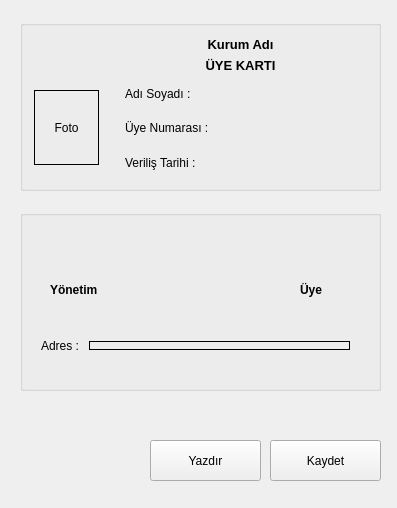
<?xml version="1.0" encoding="UTF-8"?>
<ui version="4.0">
 <class>MembershipCard</class>
 <widget class="QDialog" name="MembershipCard">
  <property name="geometry">
   <rect>
    <x>0</x>
    <y>0</y>
    <width>397</width>
    <height>508</height>
   </rect>
  </property>
  <property name="sizePolicy">
   <sizepolicy hsizetype="Fixed" vsizetype="Fixed">
    <horstretch>0</horstretch>
    <verstretch>0</verstretch>
   </sizepolicy>
  </property>
  <property name="windowTitle">
   <string>MembershipForm</string>
  </property>
  <widget class="QToolButton" name="toolButtonSavePDF">
   <property name="geometry">
    <rect>
     <x>270</x>
     <y>440</y>
     <width>111</width>
     <height>41</height>
    </rect>
   </property>
   <property name="text">
    <string>Kaydet</string>
   </property>
   <property name="icon">
    <iconset resource="../Resources/bys.qrc">
     <normaloff>:/Fotos/PDF.ico</normaloff>:/Fotos/PDF.ico</iconset>
   </property>
   <property name="iconSize">
    <size>
     <width>32</width>
     <height>32</height>
    </size>
   </property>
   <property name="toolButtonStyle">
    <enum>Qt::ToolButtonTextBesideIcon</enum>
   </property>
  </widget>
  <widget class="QToolButton" name="toolButtonPrint">
   <property name="geometry">
    <rect>
     <x>150</x>
     <y>440</y>
     <width>111</width>
     <height>41</height>
    </rect>
   </property>
   <property name="text">
    <string>Yazdır</string>
   </property>
   <property name="icon">
    <iconset resource="../Resources/bys.qrc">
     <normaloff>:/Fotos/print.ico</normaloff>:/Fotos/print.ico</iconset>
   </property>
   <property name="iconSize">
    <size>
     <width>32</width>
     <height>32</height>
    </size>
   </property>
   <property name="toolButtonStyle">
    <enum>Qt::ToolButtonTextBesideIcon</enum>
   </property>
  </widget>
  <widget class="QGroupBox" name="groupBoxCardFront">
   <property name="geometry">
    <rect>
     <x>20</x>
     <y>20</y>
     <width>361</width>
     <height>171</height>
    </rect>
   </property>
   <property name="title">
    <string/>
   </property>
   <layout class="QVBoxLayout" name="verticalLayout_3">
    <item>
     <layout class="QHBoxLayout" name="horizontalLayout_8">
      <item>
       <widget class="QLabel" name="labelOrgLogo">
        <property name="sizePolicy">
         <sizepolicy hsizetype="Fixed" vsizetype="Fixed">
          <horstretch>0</horstretch>
          <verstretch>0</verstretch>
         </sizepolicy>
        </property>
        <property name="maximumSize">
         <size>
          <width>74</width>
          <height>59</height>
         </size>
        </property>
        <property name="text">
         <string/>
        </property>
        <property name="scaledContents">
         <bool>true</bool>
        </property>
        <property name="alignment">
         <set>Qt::AlignCenter</set>
        </property>
       </widget>
      </item>
      <item>
       <layout class="QVBoxLayout" name="verticalLayout_2">
        <item>
         <widget class="QLabel" name="labelOrgName">
          <property name="font">
           <font>
            <pointsize>10</pointsize>
            <weight>75</weight>
            <bold>true</bold>
           </font>
          </property>
          <property name="text">
           <string>Kurum Adı</string>
          </property>
          <property name="alignment">
           <set>Qt::AlignCenter</set>
          </property>
          <property name="wordWrap">
           <bool>true</bool>
          </property>
         </widget>
        </item>
        <item>
         <widget class="QLabel" name="label">
          <property name="font">
           <font>
            <pointsize>10</pointsize>
            <weight>75</weight>
            <bold>true</bold>
           </font>
          </property>
          <property name="text">
           <string>ÜYE KARTI</string>
          </property>
          <property name="alignment">
           <set>Qt::AlignCenter</set>
          </property>
         </widget>
        </item>
       </layout>
      </item>
     </layout>
    </item>
    <item>
     <layout class="QHBoxLayout" name="horizontalLayout_7" stretch="2,0,4">
      <item>
       <widget class="QLabel" name="labelMemberPhoto">
        <property name="sizePolicy">
         <sizepolicy hsizetype="Fixed" vsizetype="Fixed">
          <horstretch>0</horstretch>
          <verstretch>0</verstretch>
         </sizepolicy>
        </property>
        <property name="minimumSize">
         <size>
          <width>65</width>
          <height>75</height>
         </size>
        </property>
        <property name="maximumSize">
         <size>
          <width>24</width>
          <height>75</height>
         </size>
        </property>
        <property name="frameShape">
         <enum>QFrame::Box</enum>
        </property>
        <property name="text">
         <string>Foto</string>
        </property>
        <property name="scaledContents">
         <bool>true</bool>
        </property>
        <property name="alignment">
         <set>Qt::AlignCenter</set>
        </property>
       </widget>
      </item>
      <item>
       <spacer name="verticalSpacer">
        <property name="orientation">
         <enum>Qt::Vertical</enum>
        </property>
        <property name="sizeHint" stdset="0">
         <size>
          <width>20</width>
          <height>40</height>
         </size>
        </property>
       </spacer>
      </item>
      <item>
       <layout class="QVBoxLayout" name="verticalLayout">
        <item>
         <layout class="QHBoxLayout" name="horizontalLayout_3" stretch="4,14">
          <property name="spacing">
           <number>0</number>
          </property>
          <item>
           <widget class="QLabel" name="label_4">
            <property name="text">
             <string>Adı Soyadı : </string>
            </property>
           </widget>
          </item>
          <item>
           <widget class="QLabel" name="labelNameSurname">
            <property name="text">
             <string/>
            </property>
           </widget>
          </item>
         </layout>
        </item>
        <item>
         <layout class="QHBoxLayout" name="horizontalLayout" stretch="0,1">
          <item>
           <widget class="QLabel" name="labelMemeberRecordNo">
            <property name="text">
             <string>Üye Numarası :</string>
            </property>
           </widget>
          </item>
          <item>
           <widget class="QLabel" name="labelMemebershipNo">
            <property name="text">
             <string/>
            </property>
           </widget>
          </item>
         </layout>
        </item>
        <item>
         <layout class="QHBoxLayout" name="horizontalLayout_2" stretch="0,1">
          <item>
           <widget class="QLabel" name="labelMemeberRecordNo_2">
            <property name="text">
             <string>Veriliş Tarihi : </string>
            </property>
           </widget>
          </item>
          <item>
           <widget class="QLabel" name="labelCardDate">
            <property name="text">
             <string/>
            </property>
           </widget>
          </item>
         </layout>
        </item>
       </layout>
      </item>
     </layout>
    </item>
   </layout>
  </widget>
  <widget class="QGroupBox" name="groupBox">
   <property name="geometry">
    <rect>
     <x>20</x>
     <y>210</y>
     <width>361</width>
     <height>181</height>
    </rect>
   </property>
   <property name="title">
    <string/>
   </property>
   <widget class="QWidget" name="layoutWidget_4">
    <property name="geometry">
     <rect>
      <x>10</x>
      <y>120</y>
      <width>331</width>
      <height>31</height>
     </rect>
    </property>
    <layout class="QHBoxLayout" name="horizontalLayout_4" stretch="2,20">
     <item>
      <widget class="QLabel" name="label_5">
       <property name="text">
        <string>Adres : </string>
       </property>
      </widget>
     </item>
     <item>
      <widget class="QLabel" name="labelOrgAdres">
       <property name="frameShape">
        <enum>QFrame::Box</enum>
       </property>
       <property name="wordWrap">
        <bool>true</bool>
       </property>
      </widget>
     </item>
    </layout>
   </widget>
   <widget class="QWidget" name="layoutWidget_6">
    <property name="geometry">
     <rect>
      <x>10</x>
      <y>150</y>
      <width>171</width>
      <height>21</height>
     </rect>
    </property>
    <layout class="QHBoxLayout" name="horizontalLayout_6" stretch="1">
     <item>
      <widget class="QLabel" name="labelOrgEMail">
       <property name="frameShape">
        <enum>QFrame::Box</enum>
       </property>
      </widget>
     </item>
    </layout>
   </widget>
   <widget class="QWidget" name="layoutWidget_5">
    <property name="geometry">
     <rect>
      <x>180</x>
      <y>150</y>
      <width>161</width>
      <height>21</height>
     </rect>
    </property>
    <layout class="QHBoxLayout" name="horizontalLayout_5" stretch="1">
     <item>
      <widget class="QLabel" name="labelOrgTel">
       <property name="frameShape">
        <enum>QFrame::Box</enum>
       </property>
      </widget>
     </item>
    </layout>
   </widget>
   <widget class="QLabel" name="label_23">
    <property name="geometry">
     <rect>
      <x>30</x>
      <y>70</y>
      <width>61</width>
      <height>19</height>
     </rect>
    </property>
    <property name="font">
     <font>
      <weight>75</weight>
      <bold>true</bold>
     </font>
    </property>
    <property name="text">
     <string>Yönetim</string>
    </property>
   </widget>
   <widget class="QLabel" name="label_22">
    <property name="geometry">
     <rect>
      <x>280</x>
      <y>70</y>
      <width>61</width>
      <height>19</height>
     </rect>
    </property>
    <property name="font">
     <font>
      <weight>75</weight>
      <bold>true</bold>
     </font>
    </property>
    <property name="text">
     <string>Üye</string>
    </property>
   </widget>
  </widget>
 </widget>
 <layoutdefault spacing="6" margin="11"/>
 <resources>
  <include location="../Resources/bys.qrc"/>
  <include location="../Resources/bys.qrc"/>
 </resources>
 <connections/>
</ui>
